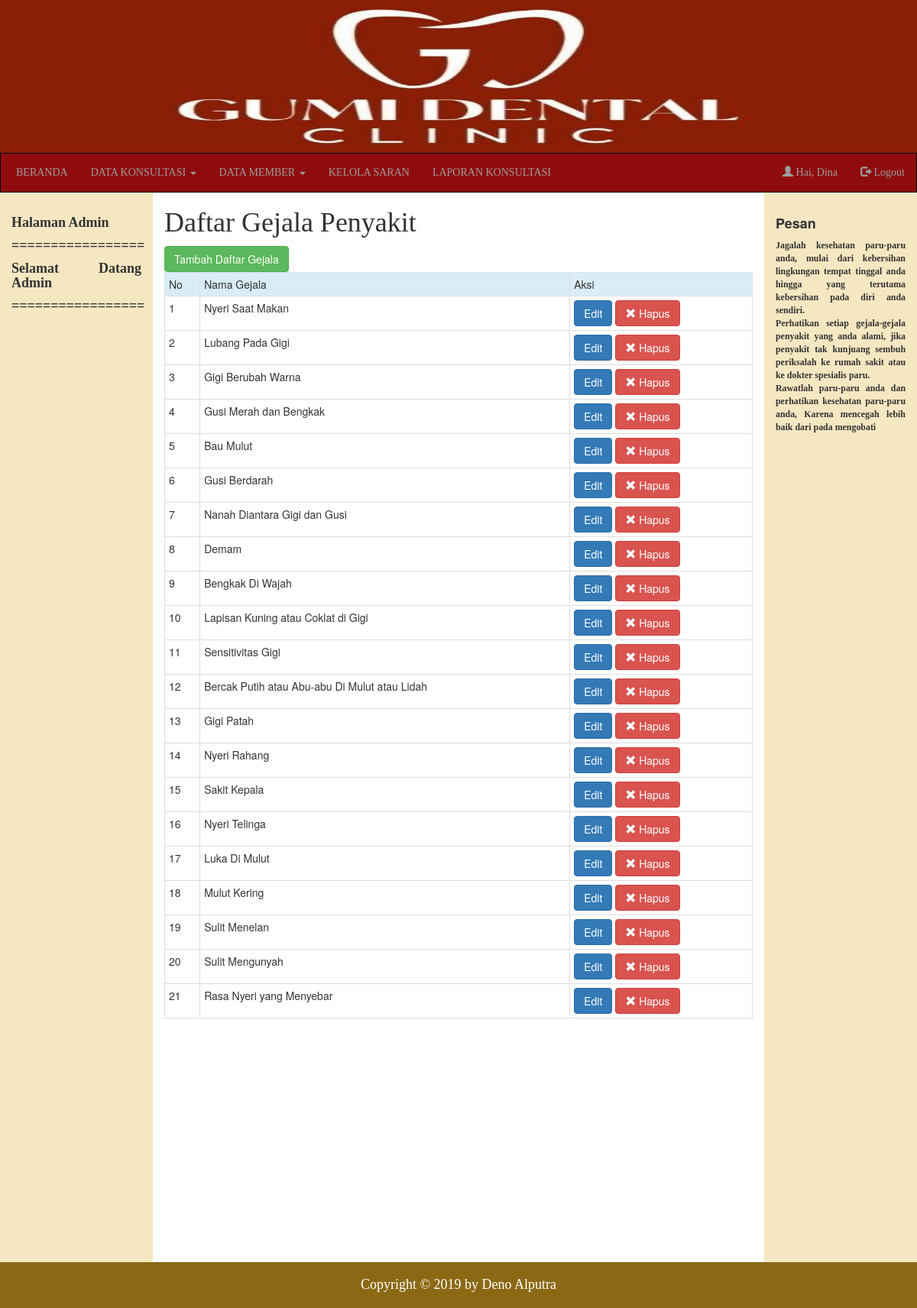
The app's page /kelola_gejala/gejala.php (signed in) with its own data.
### tables this page shows
CREATE TABLE IF NOT EXISTS `tbgejala` (
  `id_gejala` varchar(5) NOT NULL,
  `nm_gejala` text NOT NULL
);

### kelola_gejala/gejala.php (the view, shortened to what this page needs)
<?php
include "../library.php";
style(2); ?>
<body>
<?php
include "../sidebar/kiri2.php";
?>
<h1 class="style1">Daftar Gejala Penyakit</h1>
<?php
$kueri = mysqli_query($koneksi,"select * from tbgejala;");
$no=1;
?>
<a href="tambah.php" class="btn btn-success">Tambah Daftar Gejala</a>
<table class="table table-condensed table-bordered">
<tr class="info">
	<td>No</td>
	<td>Nama Gejala</td>
	<td>Aksi</td>
</tr>
<?php
if(mysqli_num_rows($kueri) < 1) echo "<tr><td class='text-center' colspan=5><strong>Data gejala Kosong...</strong></td></tr>";
		else {
			while ($isi=mysqli_fetch_array($kueri,MYSQLI_BOTH)){
				echo "
				<tr>
				<td>$no</td>
				<td>{$isi['nm_gejala']}</td>
				<td>
				<a href='edit.php?id_gejala={$isi['id_gejala']}' class='btn btn-primary'>Edit</a>
				<button type='button' class='btn btn-danger' data-toggle='modal' data-target='#konfirmasi{$isi['id_gejala']}'>
				<span class='glyphicon glyphicon-remove'></span> Hapus
				</button>
				<div id='konfirmasi{$isi['id_gejala']}' class='modal fade' role='dialog'><div class='modal-dialog'><div class='modal-content'>
				<div class='modal-header'>
				<button type='button' class='close' data-dismiss='modal'>&times;</button>
				<h4 class='modal-title'>Peringatan!</h4>
				</div>
				<div class='modal-body'>
				<p>Apakah Anda yakin ingin menghapus gejala <b>{$isi['nm_gejala']}</b>?</p>
				</div>
				<div class='modal-footer float-right'>
				<a href='hapus.php?id_gejala={$isi['id_gejala']}' class='btn btn-danger'>    Ya    </a>
				<button type='button' class='btn btn-default' data-dismiss='modal'>Tidak</button>
				</div></div></div></div>
				</td>
				</tr>
				";
				$no++;
				}
			}
?>
</table>
<?php
include "../sidebar/kanan2.php";
include "../footer/fgejala.php";
?>

### footer/fgejala.php (style rules this page uses)
* { margin:px auto; }

### records on screen
tbgejala: nm_gejala "Nyeri Saat Makan"
tbgejala: nm_gejala "Lubang Pada Gigi"
tbgejala: nm_gejala "Gigi Berubah Warna"
tbgejala: nm_gejala "Gusi Merah dan Bengkak"
tbgejala: nm_gejala "Bau Mulut"
tbgejala: nm_gejala "Gusi Berdarah"
tbgejala: nm_gejala "Nanah Diantara Gigi dan Gusi"
tbgejala: nm_gejala "Demam"
tbgejala: nm_gejala "Bengkak Di Wajah"
tbgejala: nm_gejala "Lapisan Kuning atau Coklat di Gigi"
tbgejala: nm_gejala "Sensitivitas Gigi"
tbgejala: nm_gejala "Bercak Putih atau Abu-abu Di Mulut atau Lidah"
tbgejala: nm_gejala "Gigi Patah"
tbgejala: nm_gejala "Nyeri Rahang"
tbgejala: nm_gejala "Sakit Kepala"
tbgejala: nm_gejala "Nyeri Telinga"
tbgejala: nm_gejala "Luka Di Mulut"
tbgejala: nm_gejala "Mulut Kering"
tbgejala: nm_gejala "Sulit Menelan"
tbgejala: nm_gejala "Sulit Mengunyah"
tbgejala: nm_gejala "Rasa Nyeri yang Menyebar"

### other values on screen
$_SESSION['username'] "Dina"
